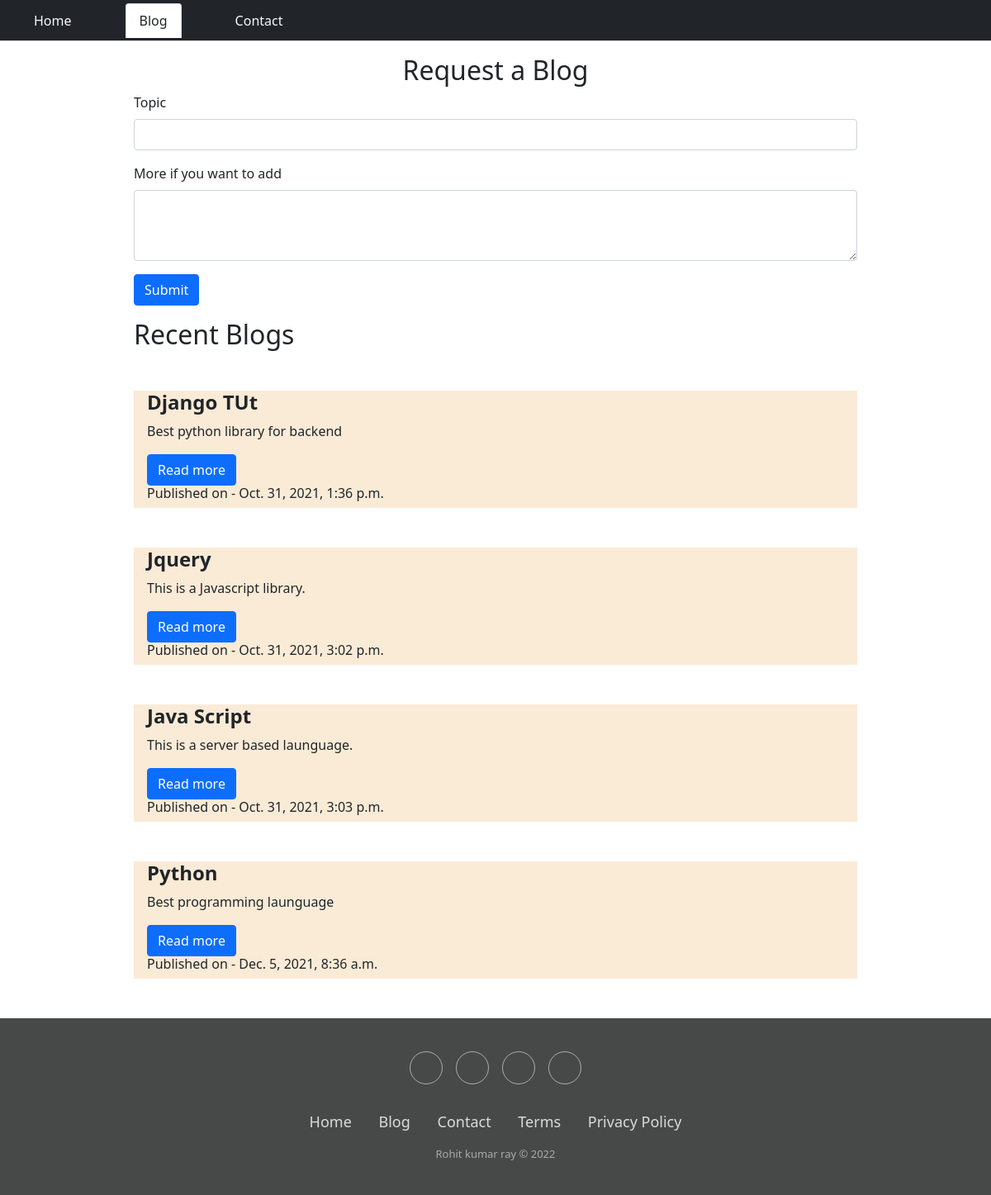
The page /blog/ on the database as committed earlier.
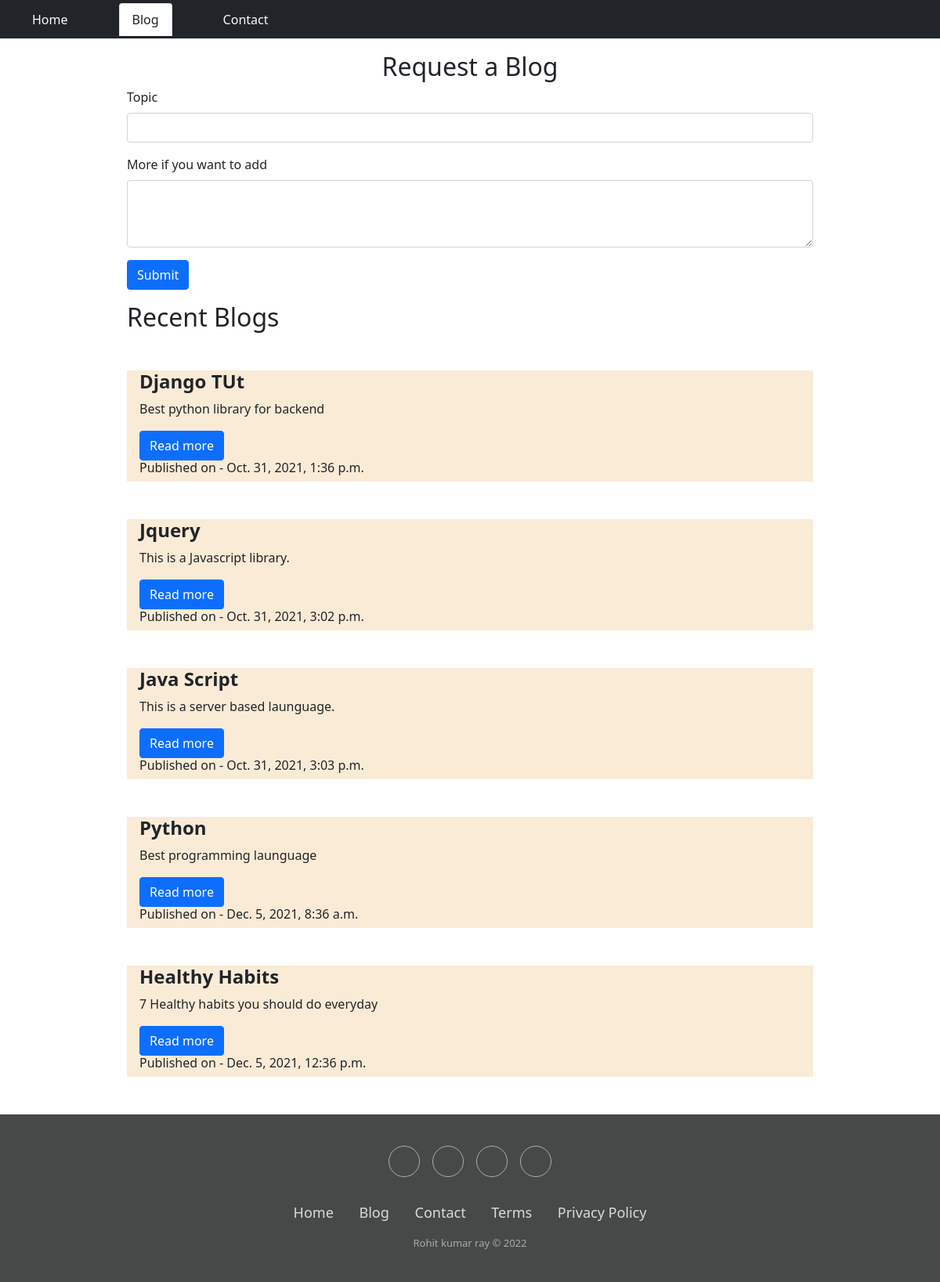
The same page on the database as committed later.
### home/models.py (models this page shows, shortened)
class Blog(models.Model):
    sno = models.AutoField(primary_key=True)
    title = models.CharField(max_length=200)
    shortdesc = models.CharField(max_length=200)
    content = models.TextField()
    slug = models.CharField(max_length=100)
    time = models.DateTimeField(auto_now_add=True)

### home/views.py (the view)
# urls.py: path('blog/', views.blog, name='blog'),
def blog(request):
    blogs = Blog.objects.all()
    context2 = {'successful':False,'blogs': blogs}
    if request.method=='POST':
        topic = request.POST['topic']
        desc = request.POST['desc']
        inss = requestblog(topic=topic,desc=desc)
        inss.save()
        context2 = {'successful':True}
    return render(request,'blog.html',context2)

### template/blog.html (shortened to what this page needs)
{% extends 'base.html' %}
{% load static %}
{% block blog %}active text-dark{% endblock blog %}
{% block body %}
 <div class="container my-3 w-75">
    <h2 class="text-center">Request a Blog</h2>
    <form action="/blog/" method="post">
        <div class="mb-3">
          <label for="exampleInputEmail1" class="form-label">Topic</label>
          <input type="text" class="form-control mb-3" id="exampleInputEmail1" name="topic">
        </div>
        <div class="mb-3">
          <label for="exampleInputPassword1" class="form-label">More if you want to add</label>
          <textarea class="form-control" name="desc" id="" cols="20" rows="3"></textarea>
        </div>
        <button type="submit" class="btn btn-primary">Submit</button>
      </form>
 </div>
    <div class="container my-3 w-75">
        <h2>Recent Blogs</h2>
      {% for b in blogs %}
      <div class="d-flex align-items-center my-5 bn00">
        <div class="flex-grow-1 ms-3">
          <h4><strong>{{b.title}}</strong></h4>
        <p>{{b.shortdesc}}</p>
        <div>
          <a href="/blogpost/{{b.slug}}" class="btn btn-primary" role="button">Read more</a>
        </div>
          <h6>Published on - {{b.time}}</h6>
        </div>
      </div>
      {% endfor %}
    </div>
{% endblock body %}

### template/base.html (shortened to what this page needs)
{% load static %}
<!DOCTYPE html>
<html lang="en">
  <head>
    <link
      href="https://cdn.jsdelivr.net/npm/bootstrap@5.1.3/dist/css/bootstrap.min.css"
      rel="stylesheet"
    />
    <link
      rel="stylesheet"
      href="https://cdnjs.cloudflare.com/ajax/libs/ionicons/2.0.1/css/ionicons.min.css"
    />
    <link
      rel="stylesheet"
      href="https://cdnjs.cloudflare.com/ajax/libs/font-awesome/4.7.0/css/font-awesome.min.css"
    />
    <link rel="stylesheet" href="{% static 'css/main.css' %}" />
  </head>
  <body>
    <ul class="nav nav-tabs bg-dark">
      <li class="nav-item mx-4 my-1">
        <a
          class="nav-link text-light {% block home %}{% endblock home %}"
          aria-current="page"
          href="/"
          >Home</a
        >
      </li>
      <li class="nav-item mx-4 my-1">
        <a
          class="nav-link text-light {% block blog %}{% endblock blog %}"
          aria-current="page"
          href="/blog"
          >Blog</a
        >
      </li>
      <li class="nav-item mx-4 my-1">
        <a
          class="nav-link text-light {% block contact %}{% endblock contact %}"
          aria-current="page"
          href="/contact"
          >Contact</a
        >
      </li>
    </ul>
    {% block body %}
    {% endblock body %}
    <footer class="mt-3 {% block bottom %}{% endblock bottom %}">
      <div class="footer-basic">
        <div class="social">
          <a href="#"></a
          ><a href="#"></a
          ><a href="#"></a
          ><a href="#"></a>
        </div>
        <ul class="list-inline">
          <li class="list-inline-item"><a href="/">Home</a></li>
          <li class="list-inline-item"><a href="/blog">Blog</a></li>
          <li class="list-inline-item"><a href="/contact">Contact</a></li>
          <li class="list-inline-item"><a href="#">Terms</a></li>
          <li class="list-inline-item"><a href="#">Privacy Policy</a></li>
        </ul>
        <p class="copyright">Rohit kumar ray © 2022</p>
      </div>
    </footer>
  </body>
</html>

### static/css/main.css (style rules this page uses)
* { text-decoration: none; }
.bn00 { background-color: antiquewhite; }
.footer-basic { padding:40px 0; background-color:rgb(71, 73, 73); color:white; }
.footer-basic ul { padding:0; list-style:none; text-align:center; font-size:18px; line-height:1.6; margin-bottom:0; }
.footer-basic li { padding:0 10px; }
.footer-basic ul a { color:inherit; text-decoration:none; opacity:0.8; }
.footer-basic .social { text-align:center; padding-bottom:25px; }
.footer-basic .social > a { font-size:24px; width:40px; height:40px; line-height:40px; display:inline-block; text-align:center; border-radius:50%; border:1px solid #ccc; margin:0 8px; color:inherit; opacity:0.75; }
.footer-basic .copyright { margin-top:15px; text-align:center; font-size:13px; color:#aaa; margin-bottom:0; }

Rows that differ between the two databases and show on the page:
added Blog: title "Healthy Habits", shortdesc "7 Healthy habits you should do everyday", time "Dec. 5, 2021, 12:36 p.m."
